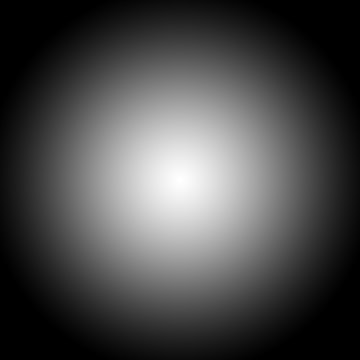
#> input picture Fundamental Operations/Resources/Photos/img.png, 360 x 360 px
$ python simpleThresholding.py
#> lines starting #> are read from the running program, lines starting #| are printed output that depends on the picture; after the words box and inside, x2 and y2 are one past the last pixel; in counts of white or black regions, pixels touching at a corner belong together
import cv2 as cv

'''
- Thresholding is binarization of an image that is an image where pixels are
either 0/black or 255/white.
-  In thresholding, each pixel value is compared with the threshold value.
   If the pixel value is smaller than the threshold, it is set to 0,
   otherwise, it is set to a maximum value (generally 255).
Two Types of Thresholding:
1. Simple Thresholding
2. Adaptive Thresholding

# Simple Thresholding:
For every pixel, the same threshold value is applied. If the pixel value is smaller than the threshold,
it is set to 0, otherwise, it is set to a maximum value.
'''

# Read an image
img = cv.imread('../Resources/Photos/img.png')
#> img is the input picture: shape (360, 360, 3); min 0, max 255, mean 73.9
# img = cv.imread('../Resources/Photos/img_1.png')
cv.imshow('Original Image',img)
img = cv.cvtColor(img, cv.COLOR_BGR2GRAY)
#> img: shape (360, 360)


# 1. Binary Threshold: If pixel intensity is greater than the set threshold, value set to 255, else set to 0 (black).
ret, thresh_binary = cv.threshold(img, 120, 255, cv.THRESH_BINARY)
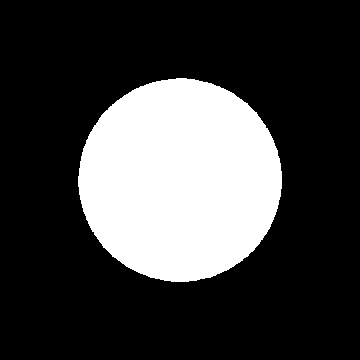
#> thresh_binary: shape (360, 360); 25% white; 1 white region, box (x1, y1, x2, y2) and area: (78, 78, 282, 282) 32426

# 2. Binary Inverted Threshold: Inverted or Opposite case of Binary Threshold(thresh_binary)
ret, thresh_binary_inv = cv.threshold(img, 120, 255, cv.THRESH_BINARY_INV)

# 3. Truncated Threshold: If pixel intensity value is greater than threshold, it is truncated(Shorten) to the threshold.
#  The pixel values are set to be the same as the threshold. All other values remain the same.
ret, thresh_truncated = cv.threshold(img, 120, 255, cv.THRESH_TRUNC)
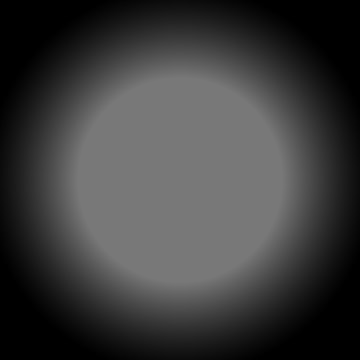
#> thresh_truncated: shape (360, 360); min 0, max 120, mean 60.7

# 4. THRESH TO ZERO : Pixel intensity is set to 0, for all the pixels intensity, less than the threshold value.
ret, thresh_2Zero = cv.threshold(img, 120, 255, cv.THRESH_TOZERO)
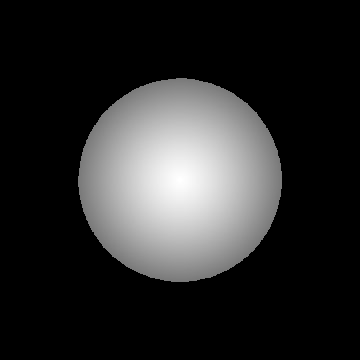
#> thresh_2Zero: shape (360, 360); min 0, max 255, mean 43.3

# 5. THRESH TO ZERO Inverted : Inverted or Opposite case of THRESH TO ZERO(thresh_2Zero)
ret, thresh_2Zero_Inv = cv.threshold(img, 120, 255, cv.THRESH_TOZERO_INV)
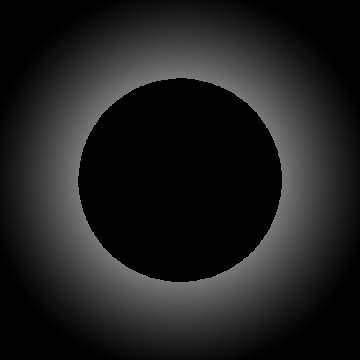
#> thresh_2Zero_Inv: shape (360, 360); min 0, max 120, mean 30.6

# Showing outputs
cv.imshow('Binary Threshold', thresh_binary)
cv.imshow('Binary Threshold Inverted', thresh_binary_inv)
cv.imshow('Truncated Threshold', thresh_truncated)
cv.imshow('Set to 0', thresh_2Zero)
cv.imshow('Set to 0 Inverted', thresh_2Zero_Inv)

cv.waitKey(0)

$ run again, with Fundamental Operations/Resources/Photos/img_1.png copied over Fundamental Operations/Resources/Photos/img.png
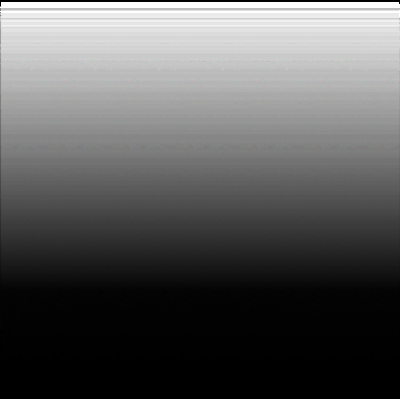
#> input picture Fundamental Operations/Resources/Photos/img_1.png, 400 x 399 px
#> img is the input picture: shape (399, 400, 3); mean B, G, R 91.9, 91.9, 91.9
#> img: shape (399, 400)
#> `ret, thresh_binary = cv.threshold(img, 120, 255, cv.THRESH_BINARY)`:
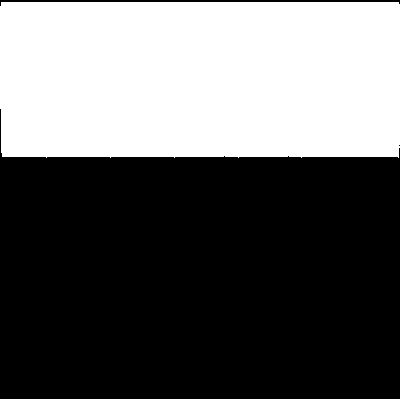
#> thresh_binary: shape (399, 400); 38.8% white; 1 white region, box (x1, y1, x2, y2) and area: (0, 2, 400, 158) 61936
#> `ret, thresh_2Zero_Inv = cv.threshold(img, 120, 255, cv.THRESH_TOZERO_I..`:
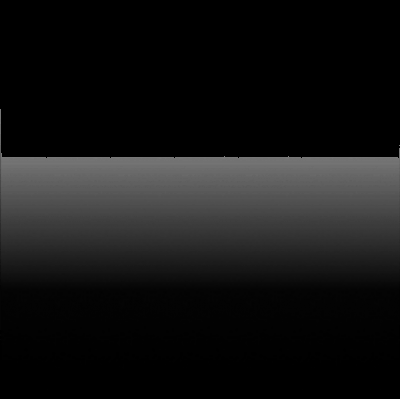
#> thresh_2Zero_Inv: shape (399, 400); min 0, max 120, mean 20.8

$ run again, with Fundamental Operations/Resources/Photos/noised_park.png copied over Fundamental Operations/Resources/Photos/img.png
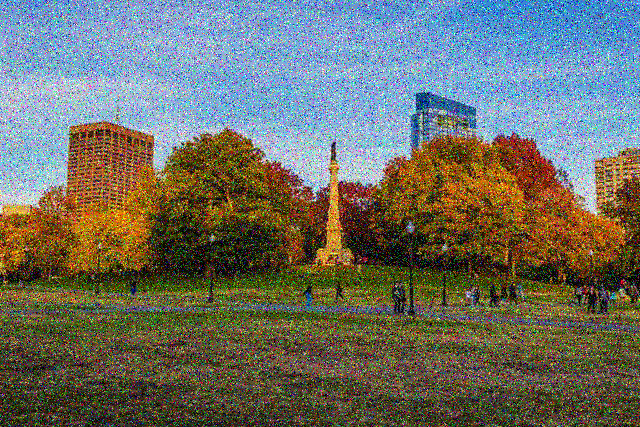
#> input picture Fundamental Operations/Resources/Photos/noised_park.png, 640 x 427 px
#> img is the input picture: shape (427, 640, 3); mean B, G, R 101.8, 111.4, 109.4
#> img: shape (427, 640)
#> `ret, thresh_binary = cv.threshold(img, 120, 255, cv.THRESH_BINARY)`:
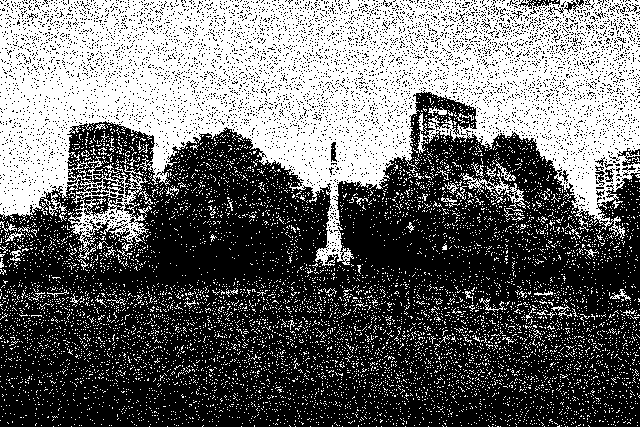
#> thresh_binary: shape (427, 640); 42% white; 8569 white regions (8500 under 20 px), largest, box (x1, y1, x2, y2) and area: (0, 0, 640, 266) 94668, (458, 162, 526, 209) 594, (495, 159, 516, 181) 101
#> `ret, thresh_2Zero_Inv = cv.threshold(img, 120, 255, cv.THRESH_TOZERO_I..`:
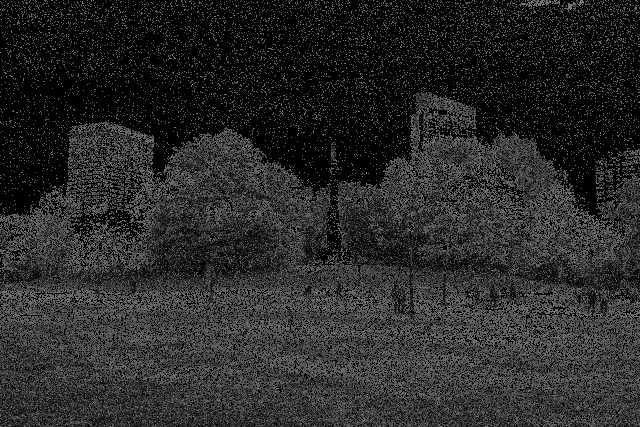
#> thresh_2Zero_Inv: shape (427, 640); min 0, max 120, mean 39.7
